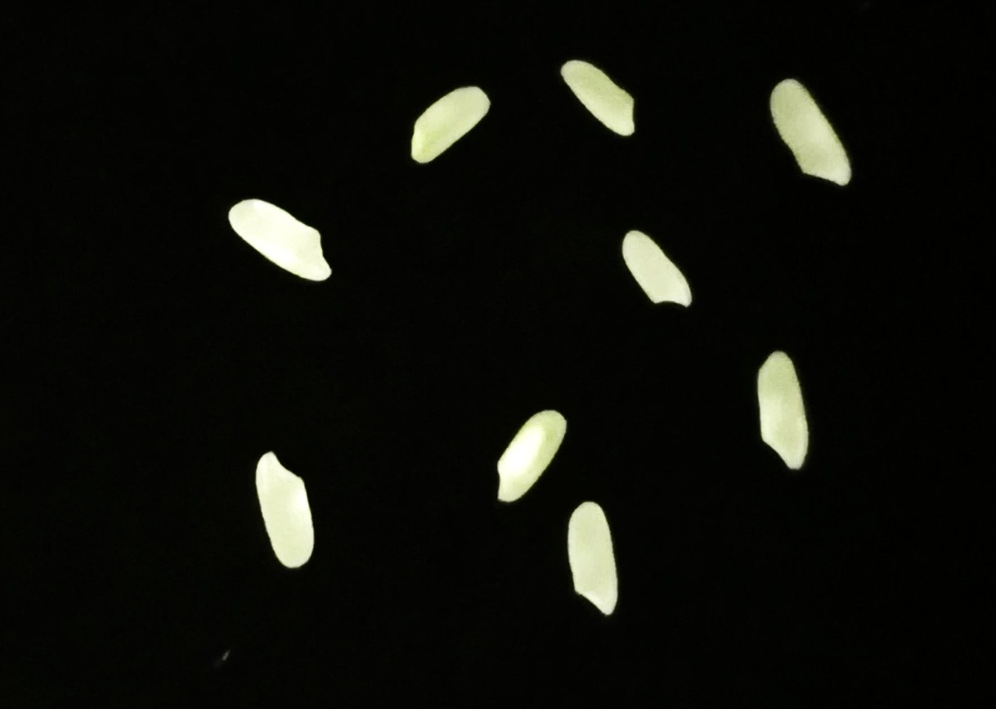
#> input picture 9pirinc.jpg, 996 x 709 px, shrunk from 1775 x 1263 before the run
$ python odev3.py
#> lines starting #> are read from the running program, lines starting #| are printed output that depends on the picture; after the words box and inside, x2 and y2 are one past the last pixel; in counts of white or black regions, pixels touching at a corner belong together
import cv2

image = cv2.imread("9pirinc.jpg")
#> image is the input picture: shape (709, 996, 3); mean B, G, R 10.7, 15.1, 14.5

# Görüntüyü griye dönüştür
gray = cv2.cvtColor(image, cv2.COLOR_BGR2GRAY)
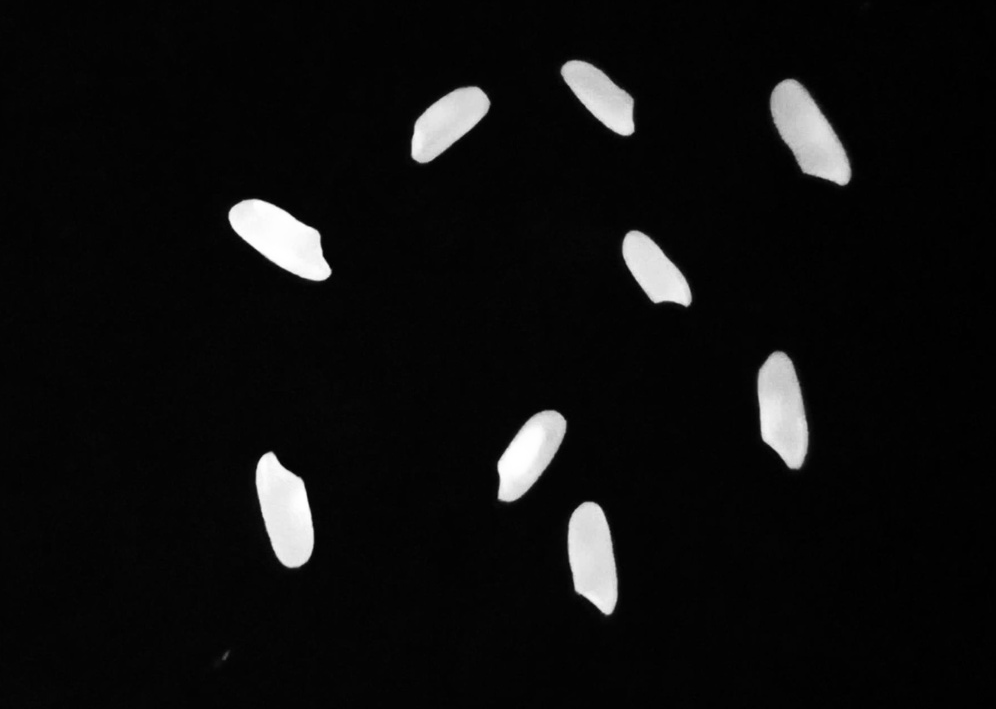
#> gray: shape (709, 996); min 0, max 255, mean 14.6

# Eşik değerini belirledim
threshold_value = 130


# Eşikleme işlemi
_, threshold = cv2.threshold(gray, threshold_value, 255, cv2.THRESH_BINARY)
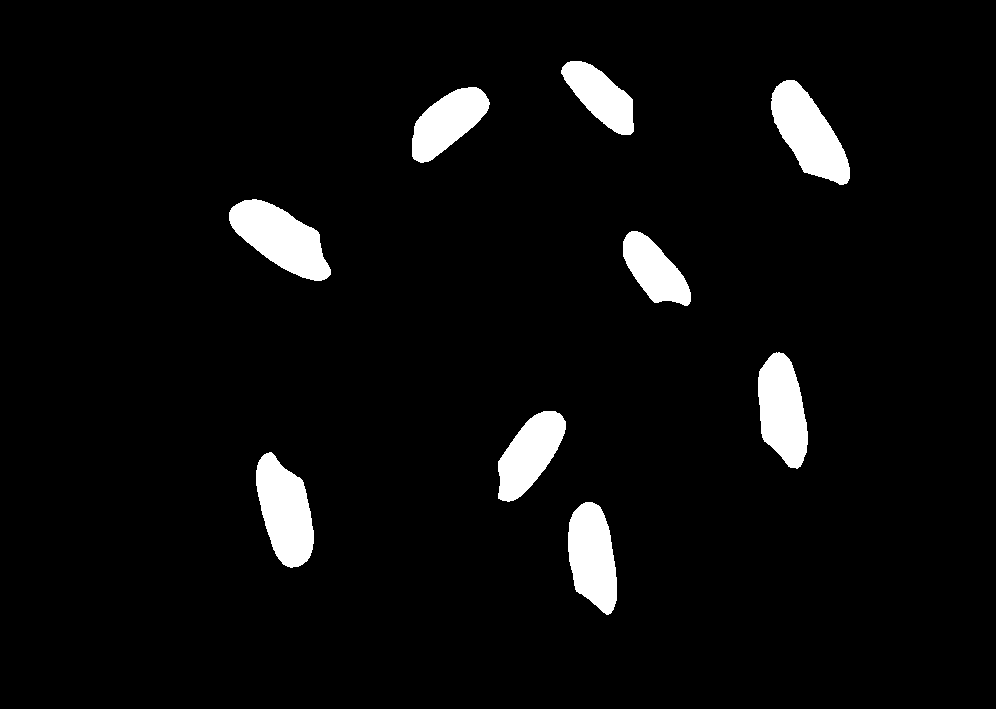
#> threshold: shape (709, 996); 4.9% white; 9 white regions

# Kontürleri bul
contours, _ = cv2.findContours(threshold, cv2.RETR_EXTERNAL, cv2.CHAIN_APPROX_SIMPLE)
#> contours = 9 contours; largest, box (x1, y1, x2, y2) and area: (229, 199, 331, 281) 4562, (771, 80, 850, 185) 4431, (256, 452, 314, 568) 4370, (758, 352, 808, 469) 4065, (568, 502, 617, 615) 3945

# Pirinç sayısı
print("Pirinç sayısı:", len(contours))
#| Pirinç sayısı: 9

# Eşiklenmiş görüntüyü göster
cv2.imshow("Eşiklenmiş Görüntü", threshold)
cv2.waitKey(0)
cv2.destroyAllWindows()
